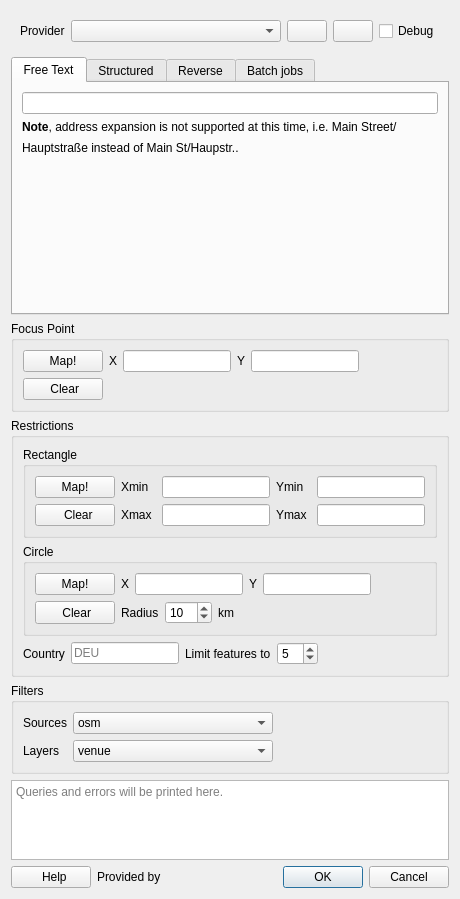
<?xml version="1.0" encoding="UTF-8"?>
<ui version="4.0">
 <class>PeliasMainDialog</class>
 <widget class="QDialog" name="PeliasMainDialog">
  <property name="geometry">
   <rect>
    <x>0</x>
    <y>0</y>
    <width>460</width>
    <height>1014</height>
   </rect>
  </property>
  <property name="sizePolicy">
   <sizepolicy hsizetype="Preferred" vsizetype="Expanding">
    <horstretch>0</horstretch>
    <verstretch>0</verstretch>
   </sizepolicy>
  </property>
  <property name="windowTitle">
   <string>Pelias Geocoding</string>
  </property>
  <layout class="QGridLayout" name="gridLayout">
   <property name="sizeConstraint">
    <enum>QLayout::SetMinAndMaxSize</enum>
   </property>
   <item row="8" column="1">
    <widget class="QLabel" name="label_15">
     <property name="sizePolicy">
      <sizepolicy hsizetype="Fixed" vsizetype="Preferred">
       <horstretch>0</horstretch>
       <verstretch>0</verstretch>
      </sizepolicy>
     </property>
     <property name="text">
      <string>&lt;html&gt;&lt;head/&gt;&lt;body&gt;&lt;p align=middle&gt;Provided by &lt;a href=&quot;https://gis-ops.com&quot;&gt;&lt;img src=&quot;:/plugins/PeliasTools/gui/img/logo_gisops_300.png&quot; width=100/&gt;&lt;/a&gt;&lt;/p&gt;&lt;/body&gt;&lt;/html&gt;</string>
     </property>
     <property name="openExternalLinks">
      <bool>true</bool>
     </property>
    </widget>
   </item>
   <item row="2" column="0" colspan="3">
    <widget class="QTabWidget" name="search_tab">
     <property name="sizePolicy">
      <sizepolicy hsizetype="Expanding" vsizetype="Fixed">
       <horstretch>0</horstretch>
       <verstretch>0</verstretch>
      </sizepolicy>
     </property>
     <property name="currentIndex">
      <number>0</number>
     </property>
     <widget class="QWidget" name="free_tab">
      <attribute name="title">
       <string>Free Text</string>
      </attribute>
      <layout class="QVBoxLayout" name="verticalLayout">
       <item>
        <widget class="QgsFilterLineEdit" name="search_free_text">
         <property name="qgisRelation" stdset="0">
          <string notr="true"/>
         </property>
        </widget>
       </item>
       <item>
        <widget class="QLabel" name="label_13">
         <property name="text">
          <string>&lt;html&gt;&lt;body&gt;&lt;div style=&quot;line-height: 150%&quot;&gt;&lt;p&gt;&lt;span style=&quot; font-weight:600;&quot;&gt;Note&lt;/span&gt;, address expansion is not supported at this time, i.e. Main Street/Hauptstraße instead of Main St/Haupstr..&lt;/p&gt;&lt;/div&gt;&lt;/body&gt;&lt;/html&gt;</string>
         </property>
         <property name="wordWrap">
          <bool>true</bool>
         </property>
        </widget>
       </item>
       <item>
        <spacer name="verticalSpacer">
         <property name="orientation">
          <enum>Qt::Vertical</enum>
         </property>
         <property name="sizeHint" stdset="0">
          <size>
           <width>20</width>
           <height>40</height>
          </size>
         </property>
        </spacer>
       </item>
      </layout>
     </widget>
     <widget class="QWidget" name="struc_tab">
      <attribute name="title">
       <string>Structured</string>
      </attribute>
      <layout class="QGridLayout" name="gridLayout_2">
       <item row="0" column="0">
        <widget class="QWidget" name="widget" native="true">
         <layout class="QGridLayout" name="gridLayout_4">
          <item row="0" column="0">
           <widget class="QGroupBox" name="search_struc_layers_group">
            <property name="sizePolicy">
             <sizepolicy hsizetype="Preferred" vsizetype="Preferred">
              <horstretch>0</horstretch>
              <verstretch>0</verstretch>
             </sizepolicy>
            </property>
            <property name="minimumSize">
             <size>
              <width>180</width>
              <height>0</height>
             </size>
            </property>
            <property name="title">
             <string>Add layers</string>
            </property>
            <layout class="QVBoxLayout" name="verticalLayout_2">
             <item>
              <widget class="QgsFilterLineEdit" name="search_struc_layers_text">
               <property name="qgisRelation" stdset="0">
                <string notr="true"/>
               </property>
              </widget>
             </item>
             <item>
              <widget class="QLabel" name="label">
               <property name="text">
                <string>Add to layer</string>
               </property>
              </widget>
             </item>
             <item>
              <widget class="QComboBox" name="search_struc_layers_combo">
               <item>
                <property name="text">
                 <string>address</string>
                </property>
               </item>
               <item>
                <property name="text">
                 <string>neighbourhood</string>
                </property>
               </item>
               <item>
                <property name="text">
                 <string>borough</string>
                </property>
               </item>
               <item>
                <property name="text">
                 <string>locality</string>
                </property>
               </item>
               <item>
                <property name="text">
                 <string>county</string>
                </property>
               </item>
               <item>
                <property name="text">
                 <string>region</string>
                </property>
               </item>
               <item>
                <property name="text">
                 <string>postalcode</string>
                </property>
               </item>
               <item>
                <property name="text">
                 <string>country</string>
                </property>
               </item>
              </widget>
             </item>
             <item>
              <spacer name="verticalSpacer_2">
               <property name="orientation">
                <enum>Qt::Vertical</enum>
               </property>
               <property name="sizeHint" stdset="0">
                <size>
                 <width>20</width>
                 <height>40</height>
                </size>
               </property>
              </spacer>
             </item>
            </layout>
           </widget>
          </item>
          <item row="0" column="1">
           <widget class="QWidget" name="widget_2" native="true">
            <layout class="QVBoxLayout" name="verticalLayout_3">
             <item>
              <spacer name="verticalSpacer_3">
               <property name="orientation">
                <enum>Qt::Vertical</enum>
               </property>
               <property name="sizeHint" stdset="0">
                <size>
                 <width>20</width>
                 <height>40</height>
                </size>
               </property>
              </spacer>
             </item>
             <item>
              <widget class="QPushButton" name="search_struc_add">
               <property name="sizePolicy">
                <sizepolicy hsizetype="Fixed" vsizetype="Fixed">
                 <horstretch>0</horstretch>
                 <verstretch>0</verstretch>
                </sizepolicy>
               </property>
               <property name="minimumSize">
                <size>
                 <width>30</width>
                 <height>0</height>
                </size>
               </property>
               <property name="text">
                <string>&gt;</string>
               </property>
              </widget>
             </item>
             <item>
              <widget class="QPushButton" name="search_struc_remove">
               <property name="minimumSize">
                <size>
                 <width>30</width>
                 <height>0</height>
                </size>
               </property>
               <property name="text">
                <string>&lt;</string>
               </property>
              </widget>
             </item>
             <item>
              <spacer name="verticalSpacer_4">
               <property name="orientation">
                <enum>Qt::Vertical</enum>
               </property>
               <property name="sizeHint" stdset="0">
                <size>
                 <width>20</width>
                 <height>40</height>
                </size>
               </property>
              </spacer>
             </item>
            </layout>
           </widget>
          </item>
          <item row="0" column="2">
           <widget class="QListWidget" name="search_struc_list">
            <property name="sizePolicy">
             <sizepolicy hsizetype="Expanding" vsizetype="Fixed">
              <horstretch>0</horstretch>
              <verstretch>0</verstretch>
             </sizepolicy>
            </property>
            <property name="selectionMode">
             <enum>QAbstractItemView::MultiSelection</enum>
            </property>
           </widget>
          </item>
         </layout>
        </widget>
       </item>
      </layout>
     </widget>
     <widget class="QWidget" name="reverse_tab">
      <attribute name="title">
       <string>Reverse</string>
      </attribute>
      <layout class="QGridLayout" name="gridLayout_9">
       <item row="1" column="0">
        <widget class="QPushButton" name="reverse_clear">
         <property name="sizePolicy">
          <sizepolicy hsizetype="Maximum" vsizetype="Fixed">
           <horstretch>0</horstretch>
           <verstretch>0</verstretch>
          </sizepolicy>
         </property>
         <property name="text">
          <string> Clear</string>
         </property>
         <property name="icon">
          <iconset theme="process-stop">
           <normaloff>.</normaloff>.</iconset>
         </property>
        </widget>
       </item>
       <item row="0" column="1">
        <widget class="QLabel" name="label_18">
         <property name="sizePolicy">
          <sizepolicy hsizetype="Fixed" vsizetype="Preferred">
           <horstretch>0</horstretch>
           <verstretch>0</verstretch>
          </sizepolicy>
         </property>
         <property name="text">
          <string>X</string>
         </property>
        </widget>
       </item>
       <item row="0" column="3">
        <widget class="QLabel" name="label_17">
         <property name="sizePolicy">
          <sizepolicy hsizetype="Fixed" vsizetype="Preferred">
           <horstretch>0</horstretch>
           <verstretch>0</verstretch>
          </sizepolicy>
         </property>
         <property name="text">
          <string>Y</string>
         </property>
        </widget>
       </item>
       <item row="0" column="0">
        <widget class="QPushButton" name="reverse_map">
         <property name="sizePolicy">
          <sizepolicy hsizetype="Fixed" vsizetype="Fixed">
           <horstretch>0</horstretch>
           <verstretch>0</verstretch>
          </sizepolicy>
         </property>
         <property name="text">
          <string>Map!</string>
         </property>
        </widget>
       </item>
       <item row="0" column="4">
        <widget class="QgsFilterLineEdit" name="reverse_y">
         <property name="sizePolicy">
          <sizepolicy hsizetype="Maximum" vsizetype="Fixed">
           <horstretch>0</horstretch>
           <verstretch>0</verstretch>
          </sizepolicy>
         </property>
         <property name="maximumSize">
          <size>
           <width>120</width>
           <height>25</height>
          </size>
         </property>
         <property name="qgisRelation" stdset="0">
          <string notr="true"/>
         </property>
        </widget>
       </item>
       <item row="0" column="5">
        <spacer name="horizontalSpacer_8">
         <property name="orientation">
          <enum>Qt::Horizontal</enum>
         </property>
         <property name="sizeHint" stdset="0">
          <size>
           <width>89</width>
           <height>20</height>
          </size>
         </property>
        </spacer>
       </item>
       <item row="0" column="2">
        <widget class="QgsFilterLineEdit" name="reverse_x">
         <property name="sizePolicy">
          <sizepolicy hsizetype="Maximum" vsizetype="Fixed">
           <horstretch>0</horstretch>
           <verstretch>0</verstretch>
          </sizepolicy>
         </property>
         <property name="maximumSize">
          <size>
           <width>120</width>
           <height>25</height>
          </size>
         </property>
         <property name="qgisRelation" stdset="0">
          <string/>
         </property>
        </widget>
       </item>
       <item row="2" column="0">
        <spacer name="verticalSpacer_5">
         <property name="orientation">
          <enum>Qt::Vertical</enum>
         </property>
         <property name="sizeHint" stdset="0">
          <size>
           <width>20</width>
           <height>40</height>
          </size>
         </property>
        </spacer>
       </item>
      </layout>
     </widget>
     <widget class="QWidget" name="batch_tab">
      <attribute name="title">
       <string>Batch jobs</string>
      </attribute>
      <layout class="QHBoxLayout" name="horizontalLayout_2">
       <item alignment="Qt::AlignTop">
        <widget class="QPushButton" name="batch_free">
         <property name="text">
          <string>Free Text</string>
         </property>
        </widget>
       </item>
       <item alignment="Qt::AlignTop">
        <widget class="QPushButton" name="batch_structured">
         <property name="text">
          <string>Structured</string>
         </property>
        </widget>
       </item>
       <item alignment="Qt::AlignTop">
        <widget class="QPushButton" name="batch_reverse">
         <property name="text">
          <string>Reverse</string>
         </property>
        </widget>
       </item>
      </layout>
     </widget>
    </widget>
   </item>
   <item row="6" column="0" colspan="3">
    <widget class="QgsCollapsibleGroupBox" name="search_filters_group">
     <property name="sizePolicy">
      <sizepolicy hsizetype="Preferred" vsizetype="Fixed">
       <horstretch>0</horstretch>
       <verstretch>0</verstretch>
      </sizepolicy>
     </property>
     <property name="title">
      <string>Filters</string>
     </property>
     <property name="saveCollapsedState">
      <bool>false</bool>
     </property>
     <layout class="QGridLayout" name="gridLayout_3">
      <item row="0" column="0">
       <widget class="QLabel" name="label_8">
        <property name="text">
         <string>Sources</string>
        </property>
       </widget>
      </item>
      <item row="0" column="1">
       <widget class="QgsCheckableComboBox" name="search_filters_sources_combo">
        <property name="sizePolicy">
         <sizepolicy hsizetype="Minimum" vsizetype="Fixed">
          <horstretch>0</horstretch>
          <verstretch>0</verstretch>
         </sizepolicy>
        </property>
        <property name="minimumSize">
         <size>
          <width>200</width>
          <height>0</height>
         </size>
        </property>
        <property name="currentText">
         <string/>
        </property>
        <item>
         <property name="text">
          <string>osm</string>
         </property>
        </item>
        <item>
         <property name="text">
          <string>oa</string>
         </property>
        </item>
        <item>
         <property name="text">
          <string>wof</string>
         </property>
        </item>
        <item>
         <property name="text">
          <string>gn</string>
         </property>
        </item>
       </widget>
      </item>
      <item row="1" column="0">
       <widget class="QLabel" name="label_9">
        <property name="text">
         <string>Layers</string>
        </property>
       </widget>
      </item>
      <item row="1" column="1">
       <widget class="QgsCheckableComboBox" name="search_filters_layer_combo">
        <property name="sizePolicy">
         <sizepolicy hsizetype="Minimum" vsizetype="Fixed">
          <horstretch>0</horstretch>
          <verstretch>0</verstretch>
         </sizepolicy>
        </property>
        <property name="minimumSize">
         <size>
          <width>200</width>
          <height>0</height>
         </size>
        </property>
        <property name="currentText">
         <string/>
        </property>
        <item>
         <property name="text">
          <string>venue</string>
         </property>
        </item>
        <item>
         <property name="text">
          <string>address</string>
         </property>
        </item>
        <item>
         <property name="text">
          <string>street</string>
         </property>
        </item>
        <item>
         <property name="text">
          <string>neighbourhood</string>
         </property>
        </item>
        <item>
         <property name="text">
          <string>borough</string>
         </property>
        </item>
        <item>
         <property name="text">
          <string>localadmin</string>
         </property>
        </item>
        <item>
         <property name="text">
          <string>locality</string>
         </property>
        </item>
        <item>
         <property name="text">
          <string>county</string>
         </property>
        </item>
        <item>
         <property name="text">
          <string>macrocounty</string>
         </property>
        </item>
        <item>
         <property name="text">
          <string>region</string>
         </property>
        </item>
        <item>
         <property name="text">
          <string>macroregion</string>
         </property>
        </item>
        <item>
         <property name="text">
          <string>country</string>
         </property>
        </item>
        <item>
         <property name="text">
          <string>coarse</string>
         </property>
        </item>
       </widget>
      </item>
      <item row="0" column="2">
       <spacer name="horizontalSpacer_7">
        <property name="orientation">
         <enum>Qt::Horizontal</enum>
        </property>
        <property name="sizeHint" stdset="0">
         <size>
          <width>40</width>
          <height>20</height>
         </size>
        </property>
       </spacer>
      </item>
     </layout>
    </widget>
   </item>
   <item row="5" column="0" colspan="3">
    <widget class="QgsCollapsibleGroupBox" name="search_rest_group">
     <property name="sizePolicy">
      <sizepolicy hsizetype="Preferred" vsizetype="Fixed">
       <horstretch>0</horstretch>
       <verstretch>0</verstretch>
      </sizepolicy>
     </property>
     <property name="title">
      <string>Restrictions</string>
     </property>
     <property name="saveCollapsedState">
      <bool>false</bool>
     </property>
     <layout class="QGridLayout" name="gridLayout_5">
      <item row="2" column="0">
       <widget class="QLabel" name="label_3">
        <property name="sizePolicy">
         <sizepolicy hsizetype="Fixed" vsizetype="Preferred">
          <horstretch>0</horstretch>
          <verstretch>0</verstretch>
         </sizepolicy>
        </property>
        <property name="text">
         <string>Country</string>
        </property>
       </widget>
      </item>
      <item row="2" column="1" alignment="Qt::AlignLeft">
       <widget class="QgsFilterLineEdit" name="search_rest_country">
        <property name="sizePolicy">
         <sizepolicy hsizetype="Fixed" vsizetype="Fixed">
          <horstretch>0</horstretch>
          <verstretch>0</verstretch>
         </sizepolicy>
        </property>
        <property name="toolTip">
         <string>ISO 3166-1 alpha-3 country codes, e.g. GBR, DEU, USA..</string>
        </property>
        <property name="placeholderText">
         <string>DEU</string>
        </property>
        <property name="qgisRelation" stdset="0">
         <string notr="true"/>
        </property>
       </widget>
      </item>
      <item row="2" column="2">
       <widget class="QLabel" name="label_16">
        <property name="text">
         <string>Limit features to</string>
        </property>
       </widget>
      </item>
      <item row="2" column="3">
       <widget class="QSpinBox" name="limit_value">
        <property name="minimum">
         <number>1</number>
        </property>
        <property name="maximum">
         <number>50</number>
        </property>
        <property name="value">
         <number>5</number>
        </property>
       </widget>
      </item>
      <item row="2" column="4">
       <spacer name="horizontalSpacer_3">
        <property name="orientation">
         <enum>Qt::Horizontal</enum>
        </property>
        <property name="sizeHint" stdset="0">
         <size>
          <width>40</width>
          <height>20</height>
         </size>
        </property>
       </spacer>
      </item>
      <item row="1" column="0" colspan="5">
       <widget class="QGroupBox" name="search_rest_circle_group">
        <property name="title">
         <string>Circle</string>
        </property>
        <layout class="QGridLayout" name="gridLayout_7">
         <item row="0" column="3">
          <widget class="QLabel" name="label_12">
           <property name="sizePolicy">
            <sizepolicy hsizetype="Fixed" vsizetype="Preferred">
             <horstretch>0</horstretch>
             <verstretch>0</verstretch>
            </sizepolicy>
           </property>
           <property name="text">
            <string>Y</string>
           </property>
          </widget>
         </item>
         <item row="0" column="0">
          <widget class="QPushButton" name="search_rest_circle_button">
           <property name="sizePolicy">
            <sizepolicy hsizetype="Preferred" vsizetype="Maximum">
             <horstretch>0</horstretch>
             <verstretch>0</verstretch>
            </sizepolicy>
           </property>
           <property name="maximumSize">
            <size>
             <width>80</width>
             <height>16777215</height>
            </size>
           </property>
           <property name="toolTip">
            <string>&lt;html&gt;&lt;head/&gt;&lt;body&gt;&lt;p&gt;Set a point from map canvas.&lt;/p&gt;&lt;/body&gt;&lt;/html&gt;</string>
           </property>
           <property name="text">
            <string>Map!</string>
           </property>
          </widget>
         </item>
         <item row="0" column="1">
          <widget class="QLabel" name="search_rest_circle_label">
           <property name="sizePolicy">
            <sizepolicy hsizetype="Fixed" vsizetype="Preferred">
             <horstretch>0</horstretch>
             <verstretch>0</verstretch>
            </sizepolicy>
           </property>
           <property name="text">
            <string>X</string>
           </property>
          </widget>
         </item>
         <item row="0" column="4">
          <widget class="QgsFilterLineEdit" name="search_rest_circle_y">
           <property name="sizePolicy">
            <sizepolicy hsizetype="Maximum" vsizetype="Fixed">
             <horstretch>0</horstretch>
             <verstretch>0</verstretch>
            </sizepolicy>
           </property>
           <property name="maximumSize">
            <size>
             <width>120</width>
             <height>25</height>
            </size>
           </property>
           <property name="qgisRelation" stdset="0">
            <string notr="true"/>
           </property>
          </widget>
         </item>
         <item row="0" column="2">
          <widget class="QgsFilterLineEdit" name="search_rest_circle_x">
           <property name="sizePolicy">
            <sizepolicy hsizetype="Maximum" vsizetype="Fixed">
             <horstretch>0</horstretch>
             <verstretch>0</verstretch>
            </sizepolicy>
           </property>
           <property name="maximumSize">
            <size>
             <width>120</width>
             <height>25</height>
            </size>
           </property>
           <property name="clearButtonEnabled">
            <bool>false</bool>
           </property>
           <property name="qgisRelation" stdset="0">
            <string notr="true"/>
           </property>
          </widget>
         </item>
         <item row="0" column="5">
          <spacer name="horizontalSpacer_2">
           <property name="orientation">
            <enum>Qt::Horizontal</enum>
           </property>
           <property name="sizeHint" stdset="0">
            <size>
             <width>40</width>
             <height>20</height>
            </size>
           </property>
          </spacer>
         </item>
         <item row="1" column="0">
          <widget class="QPushButton" name="search_rest_circle_clear">
           <property name="sizePolicy">
            <sizepolicy hsizetype="Fixed" vsizetype="Minimum">
             <horstretch>0</horstretch>
             <verstretch>0</verstretch>
            </sizepolicy>
           </property>
           <property name="text">
            <string> Clear</string>
           </property>
           <property name="icon">
            <iconset theme="process-stop">
             <normaloff>.</normaloff>.</iconset>
           </property>
          </widget>
         </item>
         <item row="1" column="1" colspan="5">
          <widget class="QWidget" name="widget_3" native="true">
           <property name="sizePolicy">
            <sizepolicy hsizetype="Preferred" vsizetype="Preferred">
             <horstretch>0</horstretch>
             <verstretch>0</verstretch>
            </sizepolicy>
           </property>
           <layout class="QHBoxLayout" name="horizontalLayout">
            <property name="leftMargin">
             <number>0</number>
            </property>
            <property name="topMargin">
             <number>0</number>
            </property>
            <property name="bottomMargin">
             <number>0</number>
            </property>
            <item>
             <widget class="QLabel" name="label_6">
              <property name="text">
               <string>Radius</string>
              </property>
             </widget>
            </item>
            <item>
             <widget class="QSpinBox" name="search_rest_circle_value">
              <property name="maximum">
               <number>100</number>
              </property>
              <property name="value">
               <number>10</number>
              </property>
             </widget>
            </item>
            <item>
             <widget class="QLabel" name="label_7">
              <property name="text">
               <string>km</string>
              </property>
             </widget>
            </item>
            <item>
             <spacer name="horizontalSpacer_6">
              <property name="orientation">
               <enum>Qt::Horizontal</enum>
              </property>
              <property name="sizeHint" stdset="0">
               <size>
                <width>40</width>
                <height>20</height>
               </size>
              </property>
             </spacer>
            </item>
           </layout>
          </widget>
         </item>
        </layout>
       </widget>
      </item>
      <item row="0" column="0" colspan="5">
       <widget class="QGroupBox" name="search_rest_rect_group">
        <property name="title">
         <string>Rectangle</string>
        </property>
        <layout class="QGridLayout" name="gridLayout_6">
         <item row="1" column="1">
          <widget class="QLabel" name="label_10">
           <property name="text">
            <string>Xmax</string>
           </property>
          </widget>
         </item>
         <item row="0" column="3">
          <widget class="QLabel" name="label_5">
           <property name="text">
            <string>Ymin</string>
           </property>
          </widget>
         </item>
         <item row="0" column="2">
          <widget class="QgsFilterLineEdit" name="search_rest_rect_xmin">
           <property name="sizePolicy">
            <sizepolicy hsizetype="Maximum" vsizetype="Fixed">
             <horstretch>0</horstretch>
             <verstretch>0</verstretch>
            </sizepolicy>
           </property>
           <property name="maximumSize">
            <size>
             <width>120</width>
             <height>25</height>
            </size>
           </property>
           <property name="qgisRelation" stdset="0">
            <string notr="true"/>
           </property>
          </widget>
         </item>
         <item row="0" column="1">
          <widget class="QLabel" name="search_rest_rect_label">
           <property name="text">
            <string>Xmin</string>
           </property>
          </widget>
         </item>
         <item row="0" column="4">
          <widget class="QgsFilterLineEdit" name="search_rest_rect_ymin">
           <property name="sizePolicy">
            <sizepolicy hsizetype="Maximum" vsizetype="Fixed">
             <horstretch>0</horstretch>
             <verstretch>0</verstretch>
            </sizepolicy>
           </property>
           <property name="maximumSize">
            <size>
             <width>120</width>
             <height>25</height>
            </size>
           </property>
           <property name="qgisRelation" stdset="0">
            <string notr="true"/>
           </property>
          </widget>
         </item>
         <item row="1" column="2">
          <widget class="QgsFilterLineEdit" name="search_rest_rect_xmax">
           <property name="sizePolicy">
            <sizepolicy hsizetype="Maximum" vsizetype="Fixed">
             <horstretch>0</horstretch>
             <verstretch>0</verstretch>
            </sizepolicy>
           </property>
           <property name="maximumSize">
            <size>
             <width>120</width>
             <height>25</height>
            </size>
           </property>
           <property name="qgisRelation" stdset="0">
            <string notr="true"/>
           </property>
          </widget>
         </item>
         <item row="1" column="4">
          <widget class="QgsFilterLineEdit" name="search_rest_rect_ymax">
           <property name="sizePolicy">
            <sizepolicy hsizetype="Maximum" vsizetype="Fixed">
             <horstretch>0</horstretch>
             <verstretch>0</verstretch>
            </sizepolicy>
           </property>
           <property name="maximumSize">
            <size>
             <width>120</width>
             <height>25</height>
            </size>
           </property>
           <property name="qgisRelation" stdset="0">
            <string notr="true"/>
           </property>
          </widget>
         </item>
         <item row="0" column="0">
          <widget class="QPushButton" name="search_rest_rect_button">
           <property name="toolTip">
            <string>&lt;html&gt;&lt;head/&gt;&lt;body&gt;&lt;p&gt;Drag a rectangle in maps canvas.&lt;/p&gt;&lt;/body&gt;&lt;/html&gt;</string>
           </property>
           <property name="text">
            <string>Map!</string>
           </property>
          </widget>
         </item>
         <item row="1" column="3">
          <widget class="QLabel" name="label_11">
           <property name="text">
            <string>Ymax</string>
           </property>
          </widget>
         </item>
         <item row="1" column="0" alignment="Qt::AlignHCenter">
          <widget class="QPushButton" name="search_rest_rect_clear">
           <property name="sizePolicy">
            <sizepolicy hsizetype="Fixed" vsizetype="Minimum">
             <horstretch>0</horstretch>
             <verstretch>0</verstretch>
            </sizepolicy>
           </property>
           <property name="text">
            <string>  Clear</string>
           </property>
           <property name="icon">
            <iconset theme="process-stop">
             <normaloff>.</normaloff>.</iconset>
           </property>
          </widget>
         </item>
        </layout>
       </widget>
      </item>
     </layout>
    </widget>
   </item>
   <item row="8" column="0">
    <widget class="QPushButton" name="help_button">
     <property name="sizePolicy">
      <sizepolicy hsizetype="Maximum" vsizetype="Fixed">
       <horstretch>0</horstretch>
       <verstretch>0</verstretch>
      </sizepolicy>
     </property>
     <property name="text">
      <string>  Help</string>
     </property>
     <property name="icon">
      <iconset theme="help">
       <normaloff>.</normaloff>.</iconset>
     </property>
    </widget>
   </item>
   <item row="8" column="2">
    <widget class="QDialogButtonBox" name="buttonBox">
     <property name="orientation">
      <enum>Qt::Horizontal</enum>
     </property>
     <property name="standardButtons">
      <set>QDialogButtonBox::Cancel|QDialogButtonBox::Ok</set>
     </property>
    </widget>
   </item>
   <item row="3" column="0" colspan="3">
    <widget class="QgsCollapsibleGroupBox" name="search_focus_group">
     <property name="sizePolicy">
      <sizepolicy hsizetype="Preferred" vsizetype="Fixed">
       <horstretch>0</horstretch>
       <verstretch>0</verstretch>
      </sizepolicy>
     </property>
     <property name="title">
      <string>Focus Point</string>
     </property>
     <property name="saveCollapsedState">
      <bool>false</bool>
     </property>
     <layout class="QGridLayout" name="gridLayout_8">
      <property name="sizeConstraint">
       <enum>QLayout::SetDefaultConstraint</enum>
      </property>
      <item row="0" column="0">
       <widget class="QPushButton" name="search_focus_button">
        <property name="sizePolicy">
         <sizepolicy hsizetype="Fixed" vsizetype="Fixed">
          <horstretch>0</horstretch>
          <verstretch>0</verstretch>
         </sizepolicy>
        </property>
        <property name="text">
         <string>Map!</string>
        </property>
       </widget>
      </item>
      <item row="0" column="4">
       <widget class="QgsFilterLineEdit" name="search_focus_y">
        <property name="sizePolicy">
         <sizepolicy hsizetype="Maximum" vsizetype="Fixed">
          <horstretch>0</horstretch>
          <verstretch>0</verstretch>
         </sizepolicy>
        </property>
        <property name="maximumSize">
         <size>
          <width>120</width>
          <height>25</height>
         </size>
        </property>
        <property name="qgisRelation" stdset="0">
         <string notr="true"/>
        </property>
       </widget>
      </item>
      <item row="0" column="2">
       <widget class="QgsFilterLineEdit" name="search_focus_x">
        <property name="sizePolicy">
         <sizepolicy hsizetype="Maximum" vsizetype="Fixed">
          <horstretch>0</horstretch>
          <verstretch>0</verstretch>
         </sizepolicy>
        </property>
        <property name="maximumSize">
         <size>
          <width>120</width>
          <height>25</height>
         </size>
        </property>
        <property name="qgisRelation" stdset="0">
         <string/>
        </property>
       </widget>
      </item>
      <item row="0" column="1">
       <widget class="QLabel" name="label_2">
        <property name="sizePolicy">
         <sizepolicy hsizetype="Fixed" vsizetype="Preferred">
          <horstretch>0</horstretch>
          <verstretch>0</verstretch>
         </sizepolicy>
        </property>
        <property name="text">
         <string>X</string>
        </property>
       </widget>
      </item>
      <item row="0" column="3">
       <widget class="QLabel" name="label_4">
        <property name="sizePolicy">
         <sizepolicy hsizetype="Fixed" vsizetype="Preferred">
          <horstretch>0</horstretch>
          <verstretch>0</verstretch>
         </sizepolicy>
        </property>
        <property name="text">
         <string>Y</string>
        </property>
       </widget>
      </item>
      <item row="1" column="0">
       <widget class="QPushButton" name="search_focus_clear">
        <property name="sizePolicy">
         <sizepolicy hsizetype="Maximum" vsizetype="Fixed">
          <horstretch>0</horstretch>
          <verstretch>0</verstretch>
         </sizepolicy>
        </property>
        <property name="text">
         <string> Clear</string>
        </property>
        <property name="icon">
         <iconset theme="process-stop">
          <normaloff>.</normaloff>.</iconset>
        </property>
       </widget>
      </item>
      <item row="0" column="5">
       <spacer name="horizontalSpacer">
        <property name="orientation">
         <enum>Qt::Horizontal</enum>
        </property>
        <property name="sizeHint" stdset="0">
         <size>
          <width>40</width>
          <height>20</height>
         </size>
        </property>
       </spacer>
      </item>
     </layout>
    </widget>
   </item>
   <item row="1" column="0" colspan="3">
    <widget class="QWidget" name="widget_4" native="true">
     <property name="sizePolicy">
      <sizepolicy hsizetype="Preferred" vsizetype="Fixed">
       <horstretch>0</horstretch>
       <verstretch>0</verstretch>
      </sizepolicy>
     </property>
     <layout class="QHBoxLayout" name="horizontalLayout_3" stretch="0,5,0,0,0">
      <item>
       <widget class="QLabel" name="label_14">
        <property name="text">
         <string>Provider</string>
        </property>
       </widget>
      </item>
      <item>
       <widget class="QComboBox" name="provider_combo"/>
      </item>
      <item>
       <widget class="QPushButton" name="provider_refresh">
        <property name="text">
         <string/>
        </property>
        <property name="icon">
         <iconset theme="reload">
          <normaloff>.</normaloff>.</iconset>
        </property>
       </widget>
      </item>
      <item>
       <widget class="QPushButton" name="provider_config">
        <property name="text">
         <string/>
        </property>
        <property name="icon">
         <iconset theme="emblem-system">
          <normaloff>.</normaloff>.</iconset>
        </property>
       </widget>
      </item>
      <item>
       <widget class="QCheckBox" name="debug_check">
        <property name="toolTip">
         <string>&lt;html&gt;&lt;head/&gt;&lt;body&gt;&lt;p&gt;When set, will include all &lt;i&gt;id, gid&lt;/id&gt; fields in the resulting GeoJSON and print the query in a text box below.&lt;/p&gt;&lt;/body&gt;&lt;/html&gt;</string>
        </property>
        <property name="text">
         <string>Debug</string>
        </property>
       </widget>
      </item>
     </layout>
    </widget>
   </item>
   <item row="7" column="0" colspan="3">
    <widget class="QTextBrowser" name="debug_text">
     <property name="sizePolicy">
      <sizepolicy hsizetype="Expanding" vsizetype="Maximum">
       <horstretch>0</horstretch>
       <verstretch>0</verstretch>
      </sizepolicy>
     </property>
     <property name="maximumSize">
      <size>
       <width>16777215</width>
       <height>80</height>
      </size>
     </property>
     <property name="autoFormatting">
      <set>QTextEdit::AutoBulletList</set>
     </property>
     <property name="placeholderText">
      <string>Queries and errors will be printed here.</string>
     </property>
     <property name="openExternalLinks">
      <bool>true</bool>
     </property>
    </widget>
   </item>
  </layout>
 </widget>
 <customwidgets>
  <customwidget>
   <class>QgsCheckableComboBox</class>
   <extends>QComboBox</extends>
   <header>qgscheckablecombobox.h</header>
  </customwidget>
  <customwidget>
   <class>QgsCollapsibleGroupBox</class>
   <extends>QGroupBox</extends>
   <header>qgscollapsiblegroupbox.h</header>
   <container>1</container>
  </customwidget>
  <customwidget>
   <class>QgsFilterLineEdit</class>
   <extends>QLineEdit</extends>
   <header>qgsfilterlineedit.h</header>
  </customwidget>
 </customwidgets>
 <resources>
  <include location="resources.qrc"/>
 </resources>
 <connections>
  <connection>
   <sender>buttonBox</sender>
   <signal>accepted()</signal>
   <receiver>PeliasMainDialog</receiver>
   <slot>accept()</slot>
   <hints>
    <hint type="sourcelabel">
     <x>248</x>
     <y>254</y>
    </hint>
    <hint type="destinationlabel">
     <x>157</x>
     <y>274</y>
    </hint>
   </hints>
  </connection>
  <connection>
   <sender>buttonBox</sender>
   <signal>rejected()</signal>
   <receiver>PeliasMainDialog</receiver>
   <slot>reject()</slot>
   <hints>
    <hint type="sourcelabel">
     <x>316</x>
     <y>260</y>
    </hint>
    <hint type="destinationlabel">
     <x>286</x>
     <y>274</y>
    </hint>
   </hints>
  </connection>
 </connections>
</ui>
